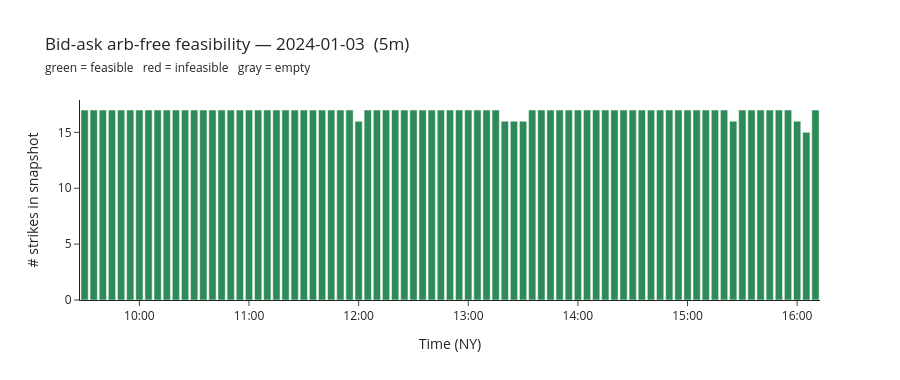

Notebook code cell kept with this figure:
### Code cell
# ── Bid-ask arbitrage-free feasibility check ─────────────────────────────
# For each snapshot fitted by SANOS, check via LP feasibility whether there
# exists any call price curve within the observed spreads that is arb-free
# (monotone decreasing + convex in strike — i.e. no call-spread / butterfly arb).

import datetime as _dt
from zoneinfo import ZoneInfo

import plotly.graph_objects as go
from scipy.optimize import linprog

_ny = ZoneInfo("America/New_York")


def bid_ask_arb_free(strikes, bids, asks):
    """Return (feasible: bool, prices: array | None).

    LP feasibility: does there exist C_i with b_i <= C_i <= a_i that is
    monotone-decreasing and convex in strike?
    """
    K = np.asarray(strikes, dtype=float)
    n = len(K)
    if n < 2:
        return True, np.asarray(bids, dtype=float)

    A_ub, b_ub = [], []

    # Monotonicity: C_{i+1} - C_i <= 0
    for i in range(n - 1):
        row = np.zeros(n)
        row[i + 1] = 1.0
        row[i] = -1.0
        A_ub.append(row)
        b_ub.append(0.0)

    # Convexity (butterfly >= 0) at each interior point, unequal spacing
    for i in range(1, n - 1):
        dK_l = K[i] - K[i - 1]
        dK_r = K[i + 1] - K[i]
        dK = K[i + 1] - K[i - 1]
        row = np.zeros(n)
        row[i - 1] = -dK_r / dK
        row[i] = 1.0
        row[i + 1] = -dK_l / dK
        A_ub.append(row)
        b_ub.append(0.0)

    res = linprog(
        np.zeros(n),
        A_ub=np.array(A_ub),
        b_ub=np.array(b_ub),
        bounds=list(zip(bids, asks)),
        method="highs",
    )
    feasible = res.status == 0
    return feasible, res.x if feasible else None


# ── Run for every snapshot in batch_ts_list ───────────────────────────────
arb_check = []
for batch_ts in tqdm(batch_ts_list, desc="Arb-free check"):
    snap_c = snaps_calls.filter(pl.col("batch_ts") == batch_ts).sort("pure_strike")
    if snap_c.is_empty():
        arb_check.append(dict(ts=batch_ts, feasible=None, n_strikes=0))
        continue

    K = snap_c["pure_strike"].to_numpy().astype(float)
    b = snap_c["bid_norm"].to_numpy().astype(float)
    a = snap_c["ask_norm"].to_numpy().astype(float)

    feasible, _ = bid_ask_arb_free(K, b, a)
    arb_check.append(dict(ts=batch_ts, feasible=feasible, n_strikes=len(K)))

n_ok = sum(r["feasible"] is True for r in arb_check)
n_bad = sum(r["feasible"] is False for r in arb_check)
n_skip = sum(r["feasible"] is None for r in arb_check)
print(
    f"Snapshots: {len(arb_check)}  |  arb-free: {n_ok}  |  infeasible: {n_bad}  |  empty: {n_skip}"
)

if n_bad:
    print("\nInfeasible snapshots:")
    for r in arb_check:
        if r["feasible"] is False:
            label = r["ts"].strftime("%H:%M:%S") if hasattr(r["ts"], "strftime") else str(r["ts"])
            print(f"  {label}  ({r['n_strikes']} strikes)")

# ── Timeline bar chart ────────────────────────────────────────────────────
colors = []
for r in arb_check:
    if r["feasible"] is None:
        colors.append("lightgray")
    elif r["feasible"]:
        colors.append("seagreen")
    else:
        colors.append("crimson")

x_dt = [
    r["ts"].astimezone(_ny)
    if hasattr(r["ts"], "astimezone")
    else _dt.datetime.fromtimestamp(float(r["ts"]) / 1e9, tz=_ny)
    for r in arb_check
]

fig = go.Figure(
    go.Bar(
        x=x_dt,
        y=[r["n_strikes"] for r in arb_check],
        marker_color=colors,
        hovertemplate="%{x|%H:%M:%S}<br>strikes=%{y}<extra></extra>",
    )
)
fig.update_layout(
    title=(
        f"Bid-ask arb-free feasibility — {TRADE_DATE}  ({BATCH_FREQ})<br>"
        "<span style='font-size:12px'>green = feasible &nbsp; red = infeasible &nbsp; gray = empty</span>"
    ),
    xaxis=dict(title="Time (NY)", tickformat="%H:%M"),
    yaxis=dict(title="# strikes in snapshot"),
    width=900,
    height=380,
    template="simple_white",
    showlegend=False,
)
fig.show()

### Figure 1 — Plotly figure (JSON) as saved in the notebook; plotly's stock layout.template omitted (floating-point values rounded to 4 significant figures)
{"data": [{"hovertemplate": "%{x|%H:%M:%S}<br>strikes=%{y}<extra></extra>", "marker": {"color": ["seagreen", "seagreen", "seagreen", "seagreen", "seagreen", "seagreen", "seagreen", "seagreen", "seagreen", "seagreen", "seagreen", "seagreen", "seagreen", "seagreen", "seagreen", "seagreen", "seagreen", "seagreen", "seagreen", "seagreen", "seagreen", "seagreen", "seagreen", "seagreen", "seagreen", "seagreen", "seagreen", "seagreen", "seagreen", "seagreen", "seagreen", "seagreen", "seagreen", "seagreen", "seagreen", "seagreen", "seagreen", "seagreen", "seagreen", "seagreen", "seagreen", "seagreen", "seagreen", "seagreen", "seagreen", "seagreen", "seagreen", "seagreen", "seagreen", "seagreen", "seagreen", "seagreen", "seagreen", "seagreen", "seagreen", "seagreen", "seagreen", "seagreen", "seagreen", "seagreen", "seagreen", "seagreen", "seagreen", "seagreen", "seagreen", "seagreen", "seagreen", "seagreen", "seagreen", "seagreen", "seagreen", "seagreen", "seagreen", "seagreen", "seagreen", "seagreen", "seagreen", "seagreen", "seagreen", "seagreen", "seagreen"]}, "type": "bar", "x": ["2024-01-03T09:30:00-05:00", "2024-01-03T09:35:00-05:00", "2024-01-03T09:40:00-05:00", "2024-01-03T09:45:00-05:00", "2024-01-03T09:50:00-05:00", "2024-01-03T09:55:00-05:00", "2024-01-03T10:00:00-05:00", "2024-01-03T10:05:00-05:00", "2024-01-03T10:10:00-05:00", "2024-01-03T10:15:00-05:00", "2024-01-03T10:20:00-05:00", "2024-01-03T10:25:00-05:00", "2024-01-03T10:30:00-05:00", "2024-01-03T10:35:00-05:00", "2024-01-03T10:40:00-05:00", "2024-01-03T10:45:00-05:00", "2024-01-03T10:50:00-05:00", "2024-01-03T10:55:00-05:00", "2024-01-03T11:00:00-05:00", "2024-01-03T11:05:00-05:00", "2024-01-03T11:10:00-05:00", "2024-01-03T11:15:00-05:00", "2024-01-03T11:20:00-05:00", "2024-01-03T11:25:00-05:00", "2024-01-03T11:30:00-05:00", "2024-01-03T11:35:00-05:00", "2024-01-03T11:40:00-05:00", "2024-01-03T11:45:00-05:00", "2024-01-03T11:50:00-05:00", "2024-01-03T11:55:00-05:00", "2024-01-03T12:00:00-05:00", "2024-01-03T12:05:00-05:00", "2024-01-03T12:10:00-05:00", "2024-01-03T12:15:00-05:00", "2024-01-03T12:20:00-05:00", "2024-01-03T12:25:00-05:00", "2024-01-03T12:30:00-05:00", "2024-01-03T12:35:00-05:00", "2024-01-03T12:40:00-05:00", "2024-01-03T12:45:00-05:00", "2024-01-03T12:50:00-05:00", "2024-01-03T12:55:00-05:00", "2024-01-03T13:00:00-05:00", "2024-01-03T13:05:00-05:00", "2024-01-03T13:10:00-05:00", "2024-01-03T13:15:00-05:00", "2024-01-03T13:20:00-05:00", "2024-01-03T13:25:00-05:00", "2024-01-03T13:30:00-05:00", "2024-01-03T13:35:00-05:00", "2024-01-03T13:40:00-05:00", "2024-01-03T13:45:00-05:00", "2024-01-03T13:50:00-05:00", "2024-01-03T13:55:00-05:00", "2024-01-03T14:00:00-05:00", "2024-01-03T14:05:00-05:00", "2024-01-03T14:10:00-05:00", "2024-01-03T14:15:00-05:00", "2024-01-03T14:20:00-05:00", "2024-01-03T14:25:00-05:00", "2024-01-03T14:30:00-05:00", "2024-01-03T14:35:00-05:00", "2024-01-03T14:40:00-05:00", "2024-01-03T14:45:00-05:00", "2024-01-03T14:50:00-05:00", "2024-01-03T14:55:00-05:00", "2024-01-03T15:00:00-05:00", "2024-01-03T15:05:00-05:00", "2024-01-03T15:10:00-05:00", "2024-01-03T15:15:00-05:00", "2024-01-03T15:20:00-05:00", "2024-01-03T15:25:00-05:00", "2024-01-03T15:30:00-05:00", "2024-01-03T15:35:00-05:00", "2024-01-03T15:40:00-05:00", "2024-01-03T15:45:00-05:00", "2024-01-03T15:50:00-05:00", "2024-01-03T15:55:00-05:00", "2024-01-03T16:00:00-05:00", "2024-01-03T16:05:00-05:00", "2024-01-03T16:10:00-05:00"], "y": [17, 17, 17, 17, 17, 17, 17, 17, 17, 17, 17, 17, 17, 17, 17, 17, 17, 17, 17, 17, 17, 17, 17, 17, 17, 17, 17, 17, 17, 17, 16, 17, 17, 17, 17, 17, 17, 17, 17, 17, 17, 17, 17, 17, 17, 17, 16, 16, 16, 17, 17, 17, 17, 17, 17, 17, 17, 17, 17, 17, 17, 17, 17, 17, 17, 17, 17, 17, 17, 17, 17, 16, 17, 17, 17, 17, 17, 17, 16, 15, 17]}], "layout": {"height": 380, "showlegend": false, "title": {"text": "Bid-ask arb-free feasibility — 2024-01-03  (5m)<br><span style='font-size:12px'>green = feasible &nbsp; red = infeasible &nbsp; gray = empty</span>"}, "width": 900, "xaxis": {"tickformat": "%H:%M", "title": {"text": "Time (NY)"}}, "yaxis": {"title": {"text": "# strikes in snapshot"}}}}
